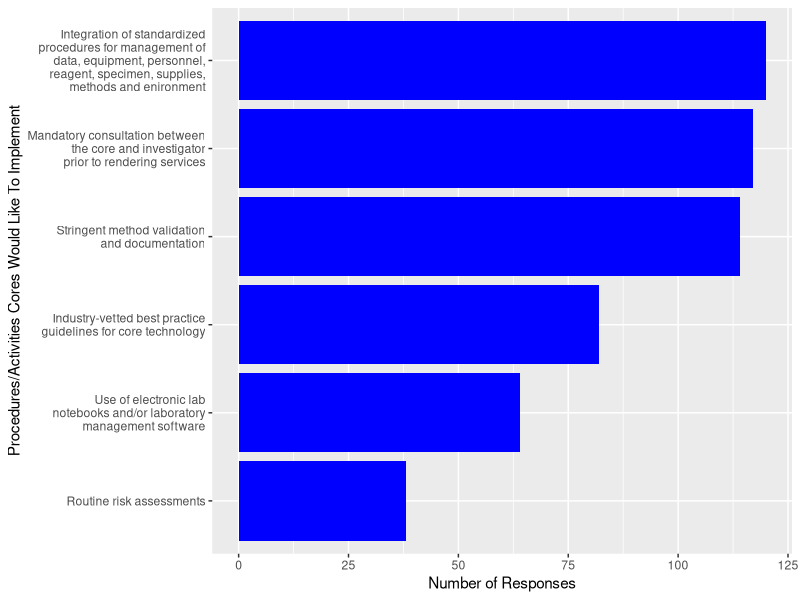

Write R code to recreate this figure.
library(tidyverse)

data <- read_csv("../data/figure-3-data.csv", col_types="fi") %>%
  mutate(procedure=fct_reorder(procedure, responses))

ggplot(data, aes(x=procedure, y=responses)) +
  geom_bar(stat="identity", fill="blue") +
  coord_flip() +
  scale_x_discrete(labels = function(x) str_wrap(x, width=30)) +
  xlab("Procedures/Activities Cores Would Like To Implement") +
  ylab("Number of Responses")